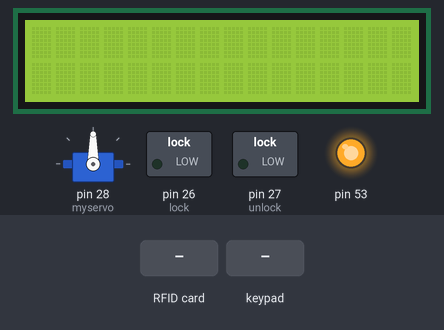
The sketch below on a simulated Arduino Mega 2560, built with avr-gcc and run on an emulated ATmega2560. Shown: 16×2 character LCD, servo, switched loads named in the sketch (green lamp = pin HIGH), output pins drawn as LEDs (lit = HIGH). The test bench sets the inputs (shaded band). What the sketch prints to the serial monitor is not drawn.

Above: at 1.3 s.
1.4 s: RFID card A4 31 EC E2 held to the reader
At 2.6 s:
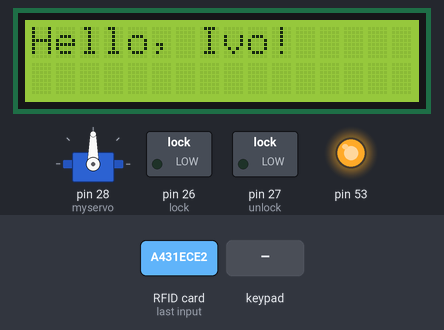
2.9 s: keypad keys 1 2 3 4 6 A pressed 0.4 s apart
At 5.4 s:
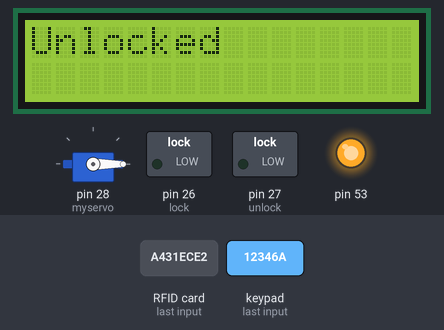
8.3 s: RFID card A4 31 EC E2 held to the reader
At 9.1 s:
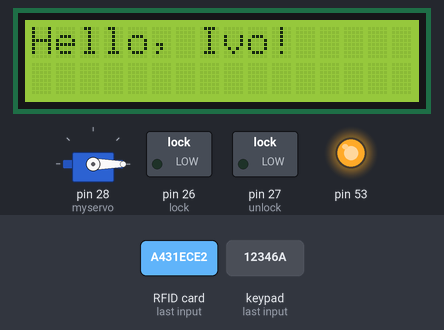
9.8 s: keypad keys 1 2 3 4 6 B pressed 0.4 s apart
At 12.9 s:
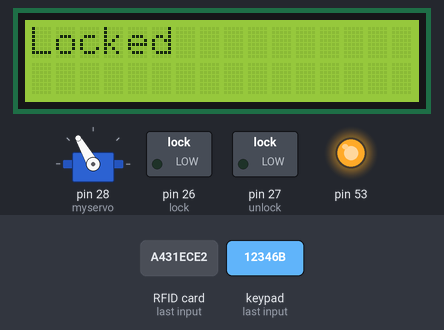
Timing chart, 0 to 14.4 s (numbered marks = the images above; inputs shaded):
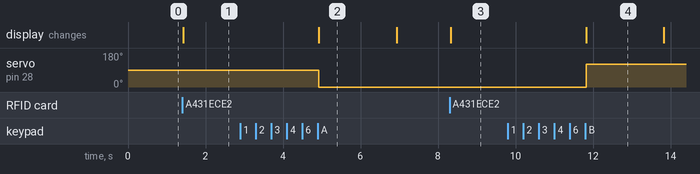

Measured:
- after the input at 1.4 s, the display: changes at once (image 1)
- after the input at 2.9 s, servo on pin 28 (myservo): 90° → 0° after 2.0 s; the display: changes after 2.0 s (image 2)
- after the input at 8.3 s, the display: changes at once (image 3)
- after the input at 9.8 s, servo on pin 28 (myservo): 0° → 120° after 2.0 s; the display: changes after 2.0 s (image 4)
- what the display in image 2 shows lasts 2.0 s, from 4.9 s to 6.9 s

The sketch:

Hackaton-Megav5.ino
```cpp
#include <Servo.h>

#include <Time.h>
#include <TimeLib.h>
#include <SPI.h>
#include <MFRC522.h>
#include <Keypad.h>
#include <LiquidCrystal_I2C.h>
#include <Wire.h>

#define RST_PIN         48
#define SS_PIN          49
Servo myservo;

String passIvo = "12346A";
String lockIvo = "12346B";
String pass;
int flag = 0;

int x = 0;
int y = 0;

LiquidCrystal_I2C lcd (0x27,2,1,0,4,5,6,7,3,POSITIVE);

MFRC522 mfrc522(SS_PIN, RST_PIN);

String readRfid;
String okRfid_1="a431ece2";
String okRfid_2="55ae675";
String okRfid_3="8ba88e1";

int lock=26;
int unlock = 27;


const byte COLS = 4;
const byte ROWS = 4;

char keys [ROWS][COLS] = {
  {'1', '2', '3', 'A'},
  {'4', '5', '6', 'B'},
  {'7', '8', '9', 'C'},
  {'*', '0', '#', 'D'}
};


byte rPins[ROWS] = {30, 32, 34, 36};
byte cPins[COLS] = {31, 33, 35, 37};

Keypad kl = Keypad( makeKeymap(keys), rPins, cPins, ROWS, COLS);


void setup() {
    Serial.begin(9600);
    while (!Serial);
    SPI.begin();
    mfrc522.PCD_Init();

    pinMode(lock, OUTPUT);
    pinMode(unlock,  OUTPUT);


    lcd.begin(16,2);
    Wire.begin();

    myservo.attach(28);
}


void dump_byte_array(byte *buffer, byte bufferSize) {
    readRfid="";
    for (byte i = 0; i < bufferSize; i++) {
        readRfid=readRfid + String(buffer[i], HEX);
    }
}
void loop() {
  lcd.setBacklight(HIGH);


  if ( ! mfrc522.PICC_IsNewCardPresent())
        return;
  if ( ! mfrc522.PICC_ReadCardSerial())
        return;

  dump_byte_array(mfrc522.uid.uidByte, mfrc522.uid.size);


for(int i = 0; i < 6; i){
  char pKey = kl.getKey();
  if (pKey != NO_KEY){
    i++;
    pass = pass + pKey;
    Serial.println(pass);

  }
  if(readRfid == okRfid_1) {
    lcd.setCursor(0,0);
    lcd.print("Hello, Ivo!");
  }
}


  if (readRfid==okRfid_1 && pass == passIvo) {
    lcd.clear();
    lcd.setCursor(0,0);
      lcd.print("Unlocked");
      myservo.write(0);
      delay(2000);
      lcd.clear();

      }

  if (readRfid==okRfid_1 && pass == lockIvo) {
    lcd.clear();
    lcd.setCursor(0,0);
      lcd.print("Locked");
      myservo.write(120);
      delay(2000);
      lcd.clear();
      }


  if (readRfid != okRfid_1 && (pass == passIvo || pass == lockIvo) && pass != "") {
    lcd.clear();
    lcd.setCursor(0,0);
      lcd.print("Don`t match");
      delay(1000);
      lcd.clear();

      }


  if (readRfid==okRfid_1) {
    if(pass != lockIvo){
      if(pass != passIvo){
        lcd.clear();
    lcd.setCursor(0,0);
      lcd.print("Don`t Match");
      delay(1000);
      lcd.clear();
      }
    }


      }

  pass = "";
  lcd.clear();


}
```
